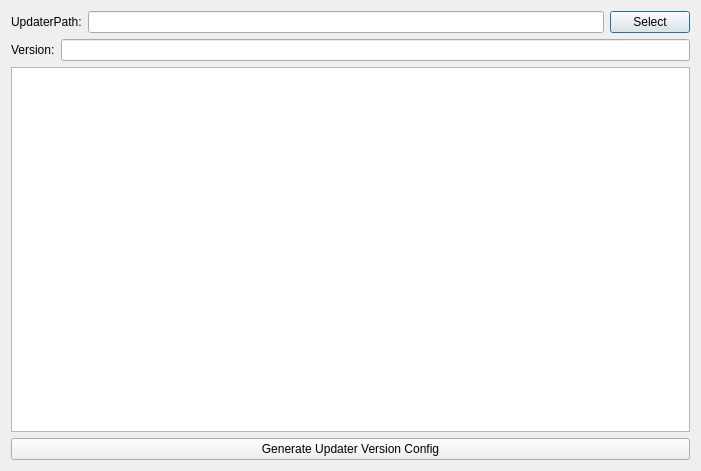
<?xml version="1.0" encoding="UTF-8"?>
<ui version="4.0">
 <class>UpdaterVersionConfigGenerator</class>
 <widget class="QDialog" name="UpdaterVersionConfigGenerator">
  <property name="geometry">
   <rect>
    <x>0</x>
    <y>0</y>
    <width>701</width>
    <height>471</height>
   </rect>
  </property>
  <property name="windowTitle">
   <string>UpdaterVersionConfigGenerator</string>
  </property>
  <layout class="QVBoxLayout" name="verticalLayout_2">
   <item>
    <layout class="QHBoxLayout" name="horizontalLayout">
     <item>
      <widget class="QLabel" name="label">
       <property name="text">
        <string>UpdaterPath:</string>
       </property>
      </widget>
     </item>
     <item>
      <widget class="QLineEdit" name="lineEdit"/>
     </item>
     <item>
      <widget class="QPushButton" name="SelectBtn">
       <property name="text">
        <string>Select</string>
       </property>
      </widget>
     </item>
    </layout>
   </item>
   <item>
    <layout class="QHBoxLayout" name="horizontalLayout_3">
     <item>
      <widget class="QLabel" name="label_2">
       <property name="text">
        <string>Version:</string>
       </property>
      </widget>
     </item>
     <item>
      <widget class="QLineEdit" name="lineEdit_2"/>
     </item>
    </layout>
   </item>
   <item>
    <layout class="QHBoxLayout" name="horizontalLayout_2">
     <item>
      <widget class="QTextEdit" name="textEdit"/>
     </item>
    </layout>
   </item>
   <item>
    <widget class="QPushButton" name="Generate">
     <property name="text">
      <string>Generate Updater Version Config</string>
     </property>
    </widget>
   </item>
  </layout>
 </widget>
 <resources/>
 <connections/>
</ui>
